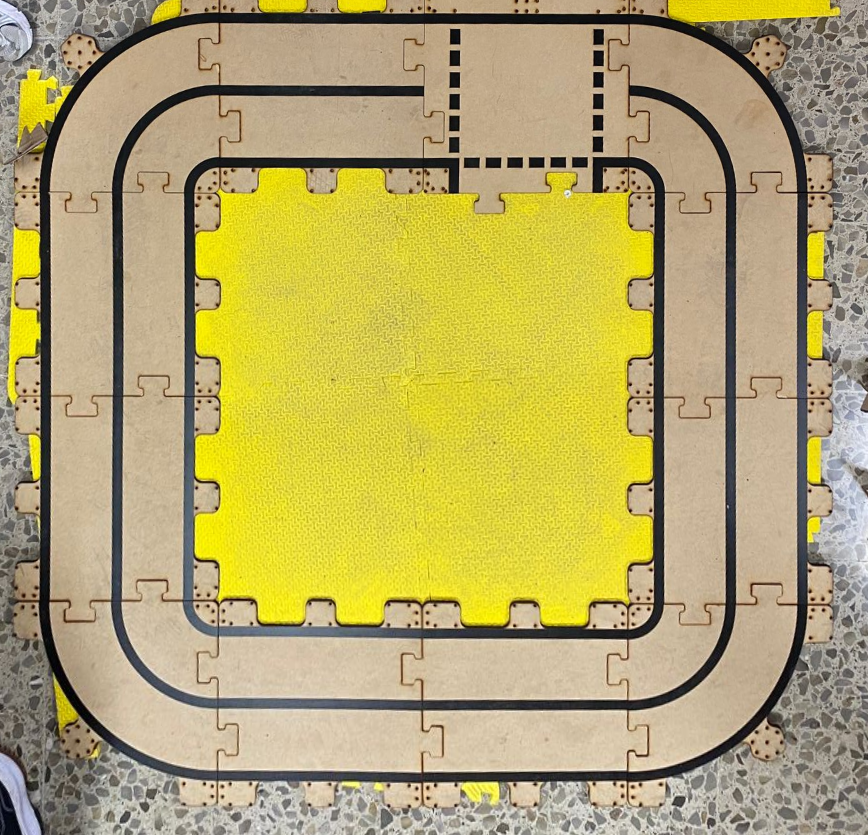
#> input picture newmap.png, 868 x 835 px, found by its file name
$ python filter_map.py
#> lines starting #> are read from the running program, lines starting #| are printed output that depends on the picture; after the words box and inside, x2 and y2 are one past the last pixel; in counts of white or black regions, pixels touching at a corner belong together
import cv2
import numpy as np

# ---------- Step 1: Load Rectified Image ----------
image_path = "newmap.png"  # <- Use your warped image here
img = cv2.imread(image_path)
#> img is the input picture: shape (835, 868, 3); mean B, G, R 107.9, 167.1, 180.5

if img is None:
    raise FileNotFoundError(f"Image not found at: {image_path}")

# ---------- Step 2: Convert to Grayscale ----------
gray = cv2.cvtColor(img, cv2.COLOR_BGR2GRAY)
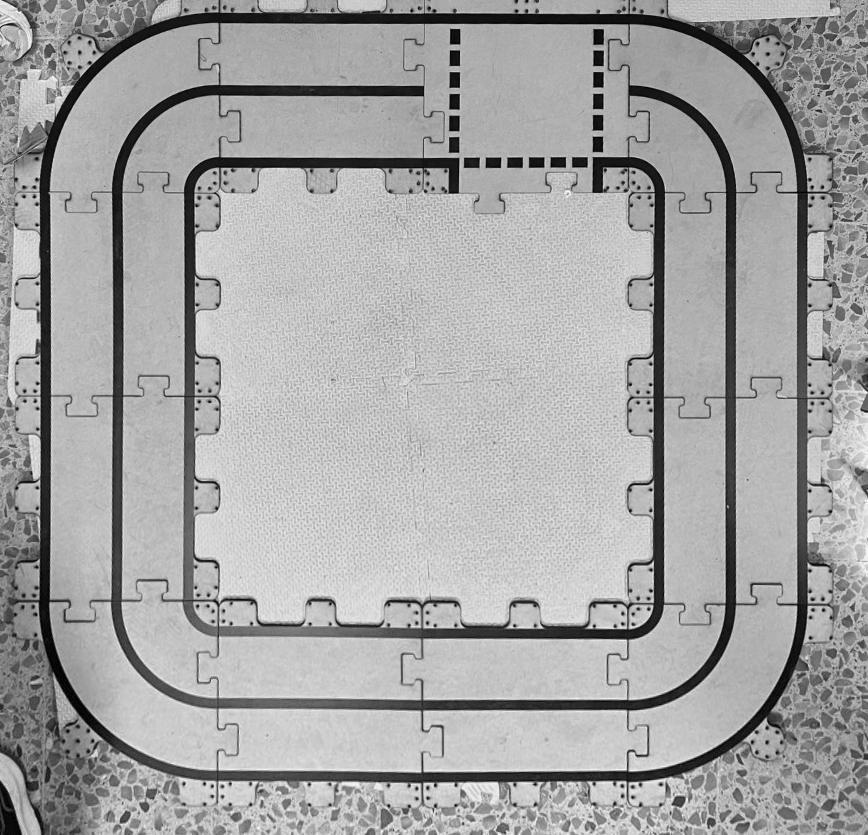
#> gray: shape (835, 868); min 1, max 251, mean 164.4

# ---------- Step 3: Apply Threshold to Extract Black Lines ----------
# Tune the threshold value depending on your lighting
# Lower threshold = allows more dark gray to count as "black"
_, binary_mask = cv2.threshold(gray, 130, 255, cv2.THRESH_BINARY_INV)
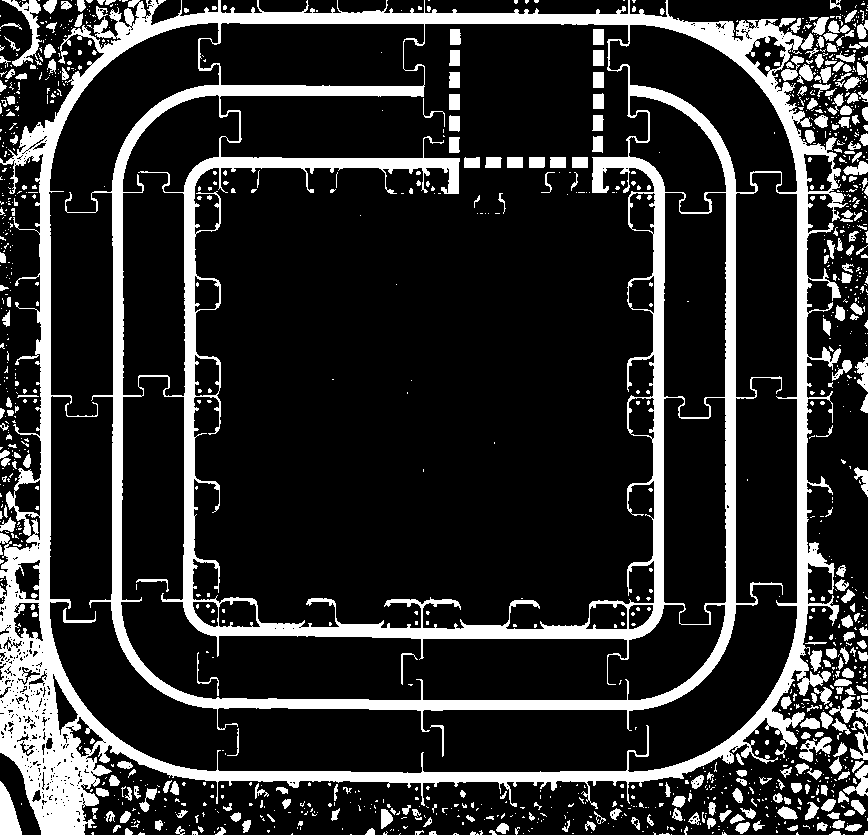
#> binary_mask: shape (835, 868); 18.1% white; 1329 white regions (1019 under 20 px), largest, box (x1, y1, x2, y2) and area: (0, 0, 848, 835) 102395, (0, 781, 22, 835) 738, (2, 0, 42, 67) 730

# ---------- Step 4: Optional Morphology (clean mask) ----------
kernel = np.ones((3, 3), np.uint8)
mask_cleaned = cv2.morphologyEx(binary_mask, cv2.MORPH_OPEN, kernel)
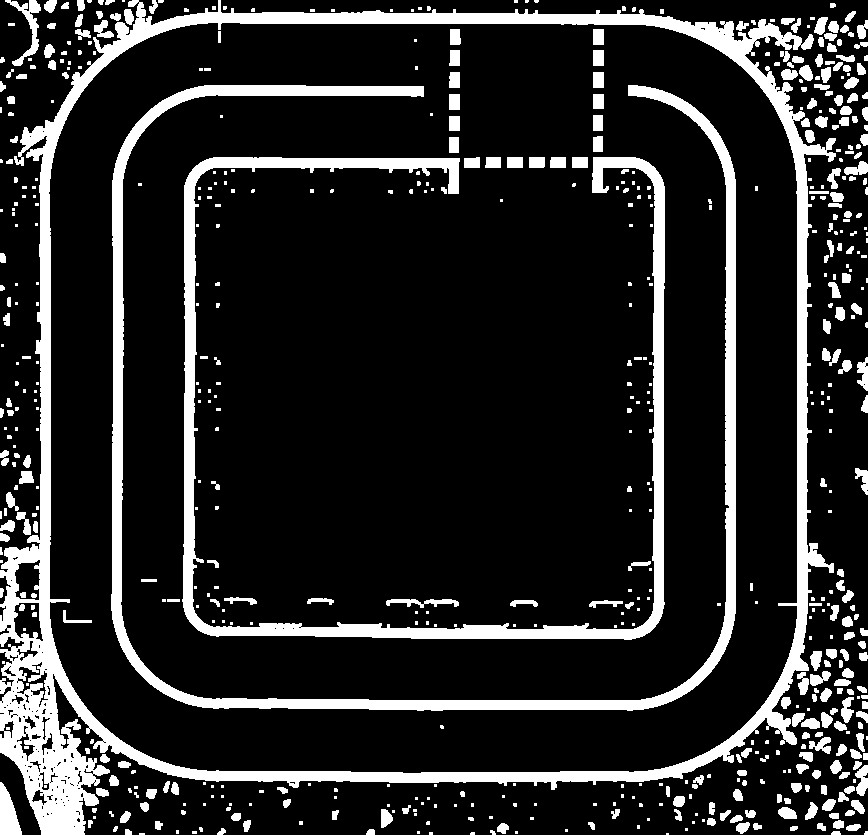
#> mask_cleaned: shape (835, 868); 15.9% white; 630 white regions (324 under 20 px), largest, box (x1, y1, x2, y2) and area: (0, 0, 836, 835) 47015, (111, 85, 736, 711) 21599, (182, 157, 665, 640) 19213

# ---------- Step 5: Save and Show ----------
cv2.imshow("Black Line Mask", mask_cleaned)
cv2.imwrite("black_line_mask.png", mask_cleaned)
cv2.waitKey(0)
cv2.destroyAllWindows()

print("[INFO] Mask with black lines saved as 'black_line_mask.png'")
